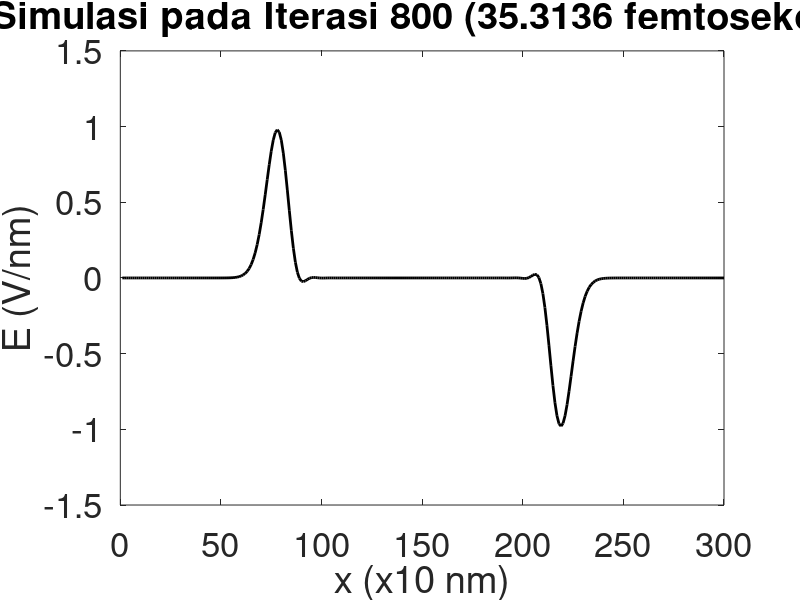

Write MATLAB code to recreate this figure.
close all; clc; clear all; 
%% Konstanta
mu0 = 2.013354451e-3;  % permeability of free space in x0.1(V fs^2/e nm)
ep0 = 55.26349597e-2;  % permittivity of free space in x0.1(e / V nm)
c0  = 29.9792458;      % light speed in x10(nm/fs)

% Parameter FDTD
dx = 2.65;      % 15,6 nm
Nx = 300;       % 2 mikrometer
dt = dx/(2*c0); % 0,0432 fs
Nt = 800;       % total time step

% Elemen permitivitas dan permeabilitas (awal) untuk seluruh ruang
ep = ones(1,Nx)*ep0;
mu = ones(1,Nx)*mu0;

mHx = (dt)./mu; mEy = (dt)./ep; 

x = (0:Nx-1)*dx; %sumbu x
t = (0:Nt-1)*dt; %time-step

% Elemen Ex dan Hy (awal) untuk seluruh ruang
Hy = zeros(1,Nx);
Ez = zeros(1,Nx);

%% Parameter Gelombang
nxsrc = round(Nx/2);    % titik sumber
nbc=1;                  % Indeks refraktif ruang (awal)
tau = (sqrt(2))*10*dt;  % lebar pulsa
t0 = 4*tau;

src = exp(-((t-t0)/tau).^2); %Persamaan gelombang

%% Looping 
for T = 1 : Nt
    % Update H from E
    for i = 1 : Nx-1 
        Hy(i) = Hy(i) + mHx(i)*(Ez(i+1) - Ez(i))/dx;
    end

    % Update E from H
    for i = 2 : Nx
        Ez(i) = Ez(i) + mEy(i)*(Hy(i) - Hy(i-1))/dx;
    end

    % Wave source for Ez
    Ez(nxsrc) = src(T);

plot(Ez, '-k','LineWidth', 2);
axis([0 Nx -1.5 1.5]);
xlabel('x (x10 nm)', 'FontSize', 25);
ylabel('E (V/nm)', 'FontSize', 25);
set(gca, 'FontSize', 25);
title(['Simulasi pada Iterasi ', num2str(T), ' (', sprintf('%.4f', t(T)), ' femtosekon)']);
% L=legend('Medan Listrik', 'Location', 'southeast', 'FontSize', 20);
% L.Position = [0.65, 0.25, 0.3, 0.1]; % [x, y, width, height] dalam normalisasi
getframe;

end